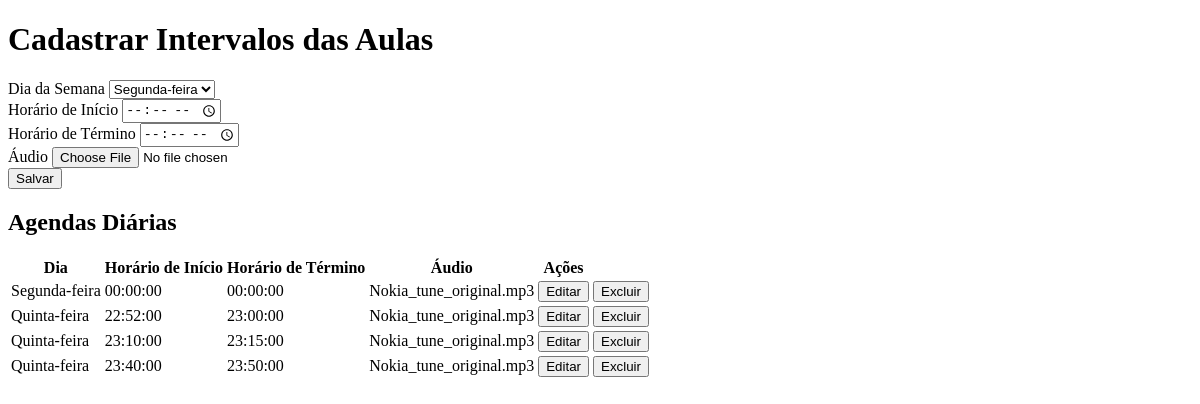
The page /cadastrar_intervalos on the database as committed earlier.
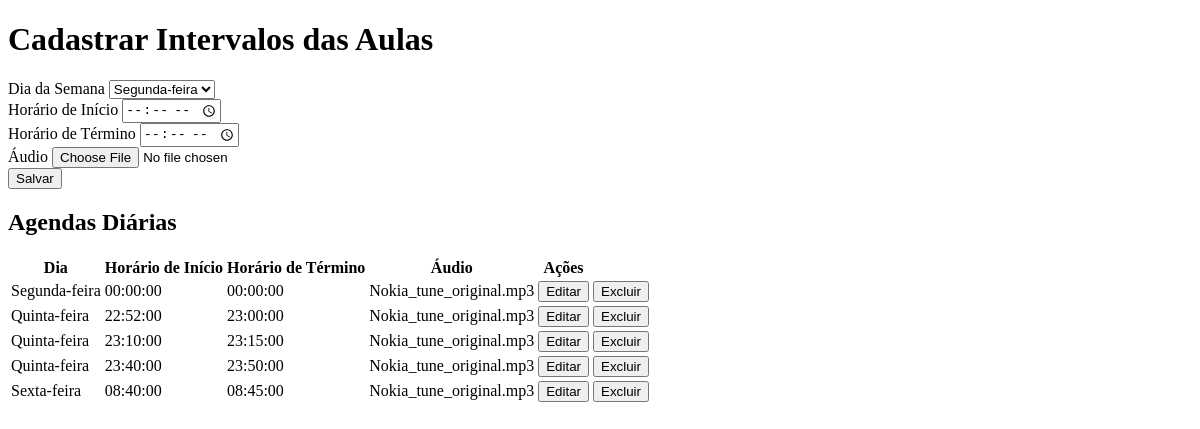
The same page on the database as committed later.
### models.py (models this page shows, shortened)
class Schedule(db.Model):
    id = db.Column(db.Integer, primary_key=True)
    day = db.Column(db.String(20), nullable=False)
    start_time = db.Column(db.Time, nullable=False)
    end_time = db.Column(db.Time, nullable=False)
    audio_filename = db.Column(db.String(100), nullable=True)  # Nome do arquivo de áudio
    audio_path = db.Column(db.String(200), nullable=True)  # Caminho completo do arquivo de áudio
    duration = db.Column(db.Integer, default=10)

### app.py (the view, shortened to what this page needs)
@app.route('/cadastrar_intervalos', methods=['GET', 'POST'])
def cadastrar_intervalos():
    form = CadastrarIntervalosForm()
    agendas = Schedule.query.all()
    return render_template('cadastrarintervalos.html', form=form, agendas=agendas, translate_day=translate_day)

### formularios/forms.py
class CadastrarIntervalosForm(FlaskForm):
    day = SelectField('Dia da Semana', choices=[('Monday', 'Segunda-feira'), ('Tuesday', 'Terça-feira'), ('Wednesday', 'Quarta-feira'), ('Thursday', 'Quinta-feira'), ('Friday', 'Sexta-feira')])
    start_time = TimeField('Horário de Início', validators=[DataRequired()])
    end_time = TimeField('Horário de Término', validators=[DataRequired()])
    audio_file = FileField('Áudio')
    submit = SubmitField('Salvar')

### app.py (called while the page is built)
def translate_day(day):
    days_translation = {
        'Monday': 'Segunda-feira',
        'Tuesday': 'Terça-feira',
        'Wednesday': 'Quarta-feira',
        'Thursday': 'Quinta-feira',
        'Friday': 'Sexta-feira',
        'Saturday': 'Sábado',
        'Sunday': 'Domingo'
    }
    return days_translation.get(day, day)  # tradução

### templates/cadastrarintervalos.html (shortened to what this page needs)
<!DOCTYPE html>
<html lang="pt-br">
<head>
</head>
<body>
    <h1>Cadastrar Intervalos das Aulas</h1>
    <form action="{{ url_for('cadastrar_intervalos') }}" method="post" enctype="multipart/form-data">
        {{ form.day.label }} {{ form.day }}
        <br>
        {{ form.start_time.label }} {{ form.start_time }}
        <br>
        {{ form.end_time.label }} {{ form.end_time }}
        <br>
        {{ form.audio_file.label }} {{ form.audio_file }}
        <br>
        <button type="submit">Salvar</button>
    </form>
    <h2>Agendas Diárias</h2>
    <table>
        <thead>
            <tr>
                <th>Dia</th>
                <th>Horário de Início</th>
                <th>Horário de Término</th>
                <th>Áudio</th>
                <th>Ações</th>
            </tr>
        </thead>
        <tbody>
            {% for agenda in agendas %}
            <tr>
                <td>{{ translate_day(agenda.day) }}</td>
                <td>{{ agenda.start_time }}</td>
                <td>{{ agenda.end_time }}</td>
                <td>{{ agenda.audio_filename }}</td>
                <td>
                    <form id="editar-form-{{ agenda.id }}" action="{{ url_for('editar_intervalo', agenda_id=agenda.id) }}" method="post" class="editar-form">
                        <button type="submit" class="btn btn-danger">Editar</button>
                    </form>
                </td>
                <td>
                    <form action="{{ url_for('excluir_intervalo', agenda_id=agenda.id) }}" method="post" class="delete-form">
                        <button type="submit" class="btn btn-danger">Excluir</button>
                    </form>
                </td>
            </tr>
            {% endfor %}
        </tbody>
    </table>
</body>
</html>

Rows that differ between the two databases and show on the page:
added Schedule: start_time "08:40:00", end_time "08:45:00", audio_filename "Nokia_tune_original.mp3"
